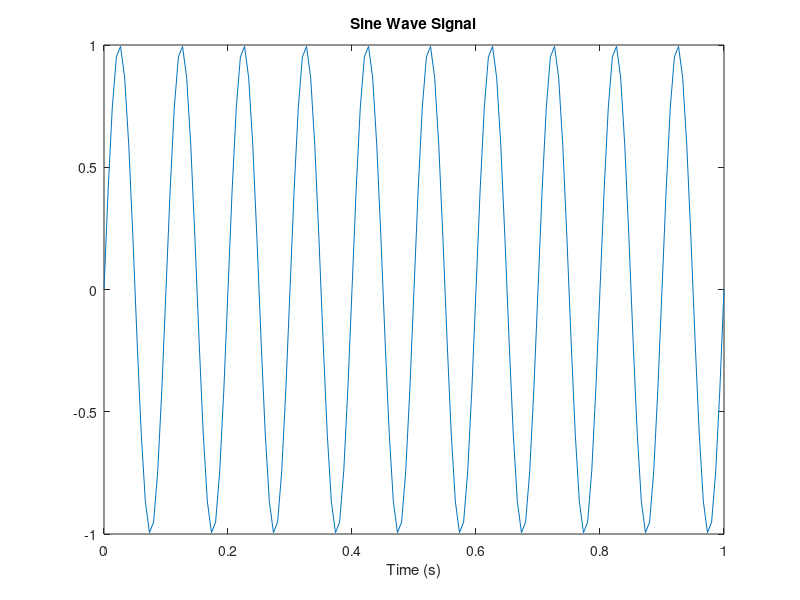
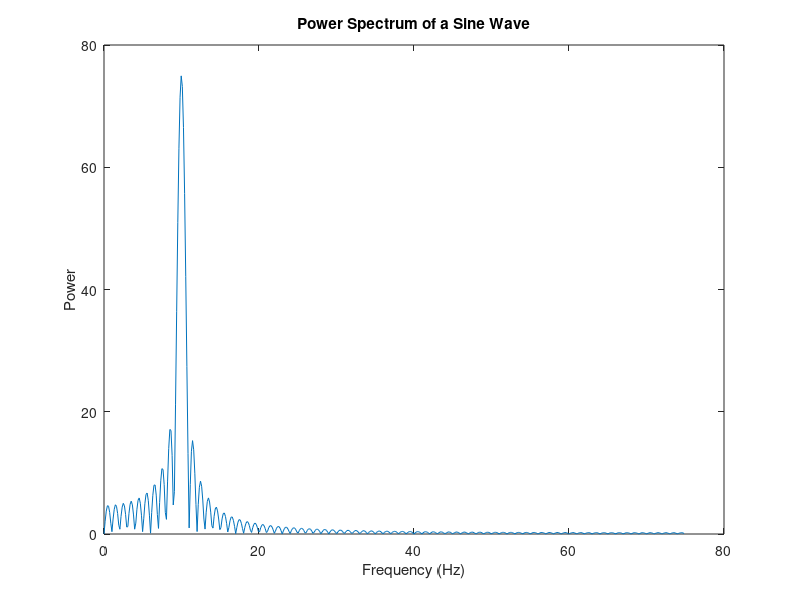

Write the MATLAB code that produced these figures, in order.
% math_fft_01.m

% Fast Fourier Transform: decomposing a time series into
%  frequency components

% Ian Cooper
% email: ian.cooper@sydney.edu.au
% School of Physics, University of Sydney
% 180712 / Matlab version R2018a

% DOING PHYSICS WITH MATLAB 
%    ../mphome.htm

clear 
close all
clc

% INPUTS / FUNCTION y(t) ==============================================

% Sampling frequency
  fS = 150;
  
t = 0:1/fS:1; % Time vector of 1 second
f = 10; % Create a sine wave of f Hz.
x = sin(2*pi*t*f);


% 
nfft = 1024; % Length of FFT
% Take fft, padding with zeros so that length(X)
X = fft(x,nfft);
% FFT is symmetric, throw away second half
%Power Spectrum of a Sine Wave
% FFT is symmetric, throw away second half
X = X(1:nfft/2);
% Take the magnitude of fft of x
mx = abs(X);
% Frequency vector
f = (0:nfft/2-1)*fS/nfft;


% Generate the plot, title and labels.
figure(1);
plot(t,x);
title('Sine Wave Signal');
xlabel('Time (s)');

figure(2);
plot(f,mx);
title('Power Spectrum of a Sine Wave');
xlabel('Frequency (Hz)');
ylabel('Power');
